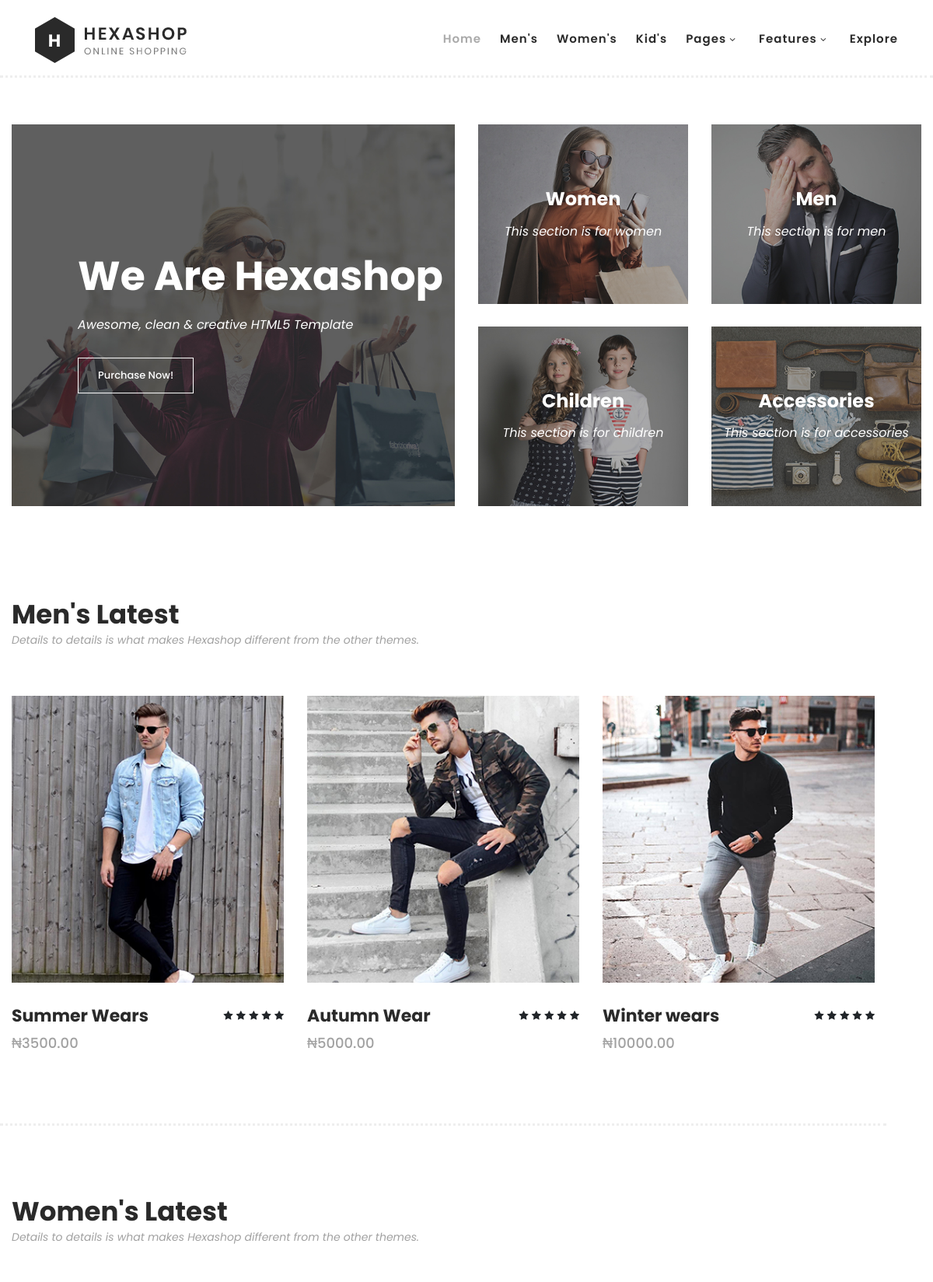
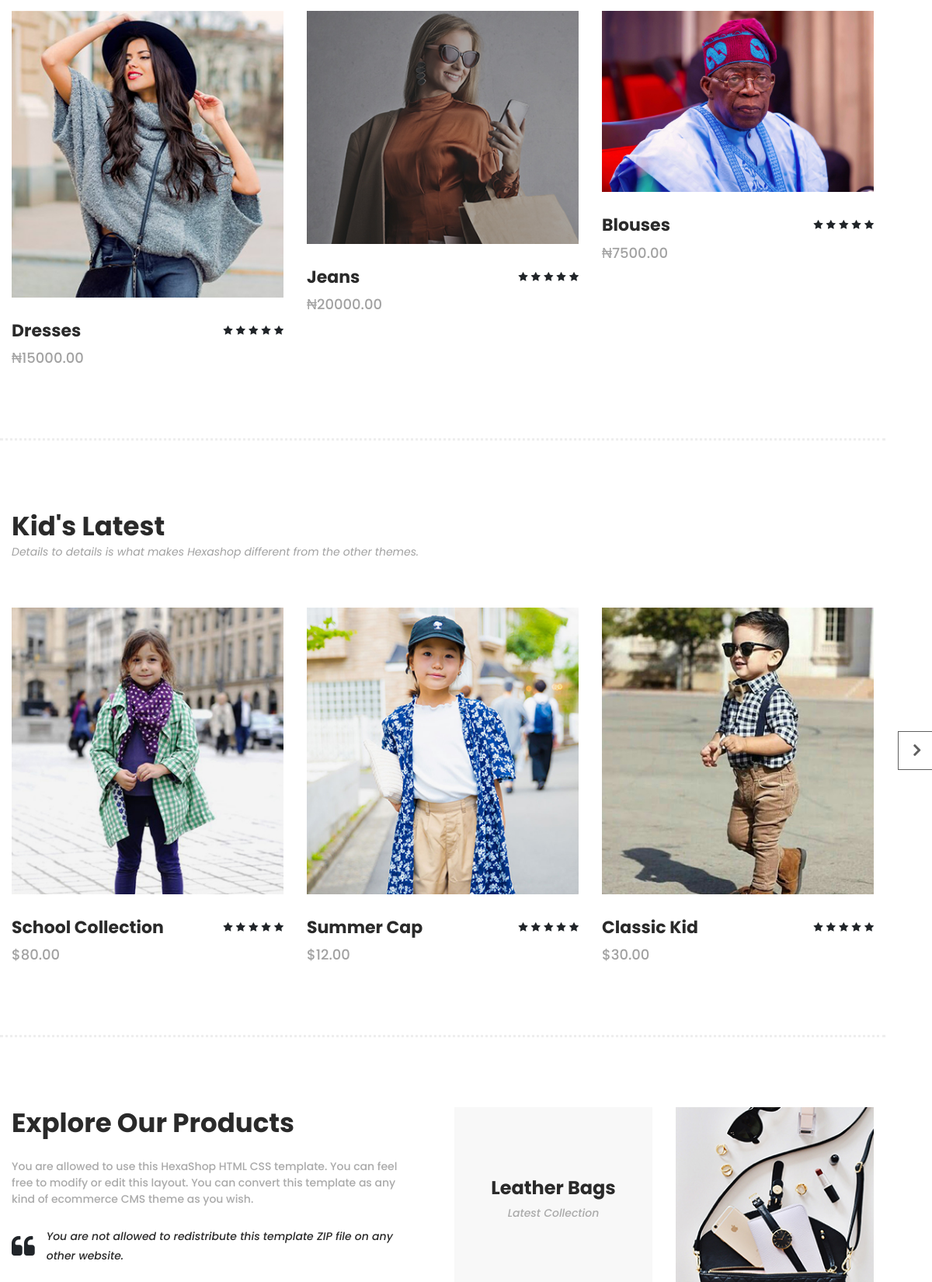
The page / (upper part) on the database its author committed (2 pictures, top to bottom).
### Store/models.py (models this page shows, shortened)
class Category(models.Model):
    name = models.CharField(max_length = 200)
    description = models.TextField()
    image = models.ImageField(upload_to='category_images')
    class Meta:
        verbose_name_plural = 'Categories'

class Product(models.Model):
    name = models.CharField(max_length=100)
    price = models.DecimalField(max_digits=10, decimal_places=2)
    image = models.ImageField(upload_to='product_image')
    description = models.TextField(blank = True, null= True)
    category = models.ForeignKey(Category, on_delete=models.CASCADE)
    rating = models.IntegerField()
    class Meta:
        verbose_name_plural = 'Product'

### Store/views.py (the view)
# urls.py: path('', homepage, name="home"),
def homepage(request):
    all_categories = Category.objects.all()
    male_products = Product.objects.filter(category = 2)
    female_products = Product.objects.filter(category = 1)
    context = {'all_categories': all_categories,
               'male_products': male_products, 'female_products': female_products}
    return render(request, 'Store/index.html', context)

### Store/templates/Store/index.html (shortened to what this page needs)
{% load static %}
<!DOCTYPE html>
<html lang="en">
  <head>
    <link rel="stylesheet" type="text/css" href="{% static 'store/assets/css/bootstrap.min.css' %}">
    <link rel="stylesheet" type="text/css" href="{% static 'store/assets/css/font-awesome.css' %}">
    <link rel="stylesheet" href="{% static 'store/assets/css/templatemo-hexashop.css' %}">
    <link rel="stylesheet" href="{% static 'store/assets/css/owl-carousel.css' %}">
    <link rel="stylesheet" href="{% static 'store/assets/css/lightbox.css' %}">
    </head>
    <body>
    <header class="header-area header-sticky">
        <div class="container">
            <div class="row">
                <div class="col-12">
                    <nav class="main-nav">
                        <a href="index.html" class="logo">
                            <img src="{% static 'Store/assets/images/logo.png' %}">
                        </a>
                        <ul class="nav">
                            <li class="scroll-to-section"><a href="#top" class="active">Home</a></li>
                            <li class="scroll-to-section"><a href="#men">Men's</a></li>
                            <li class="scroll-to-section"><a href="#women">Women's</a></li>
                            <li class="scroll-to-section"><a href="#kids">Kid's</a></li>
                            <li class="submenu">
                                <a href="javascript:;">Pages</a>
                            </li>
                            <li class="submenu">
                                <a href="javascript:;">Features</a>
                            </li>
                            <li class="scroll-to-section"><a href="#explore">Explore</a></li>
                        </ul>
                    </nav>
                </div>
            </div>
        </div>
    </header>
    <div class="main-banner" id="top">
        <div class="container-fluid">
            <div class="row">
                <div class="col-lg-6">
                    <div class="left-content">
                        <div class="thumb">
                            <div class="inner-content">
                                <h4>We Are Hexashop</h4>
                                <span>Awesome, clean &amp; creative HTML5 Template</span>
                                <div class="main-border-button">
                                    <a href="#">Purchase Now!</a>
                                </div>
                            </div>
                            <img src="{% static 'Store/assets/images/left-banner-image.jpg' %}" alt="">
                        </div>
                    </div>
                </div>
                <div class="col-lg-6">
                    <div class="right-content">
                        <div class="row">
                            {% for category in all_categories %}
                            <div class="col-lg-6">
                                <div class="right-first-image">
                                    <div class="thumb">
                                        <div class="inner-content">
                                            <h4>{{ category.name}}</h4>
                                            <span>{{category.description}}</span>
                                        </div>
                                        <img src="{{ category.image.url }}">
                                    </div>
                                </div>
                                </div>
                                {% endfor %}
                                </div>
                                </div>
    </div>
    <section class="section" id="men">
        <div class="container">
            <div class="row">
                <div class="col-lg-6">
                    <div class="section-heading">
                        <h2>Men's Latest</h2>
                        <span>Details to details is what makes Hexashop different from the other themes.</span>
                    </div>
                </div>
            </div>
        </div>
        <div class="container">
            <div class="row">
                <div class="col-lg-12">
                    <div class="men-item-carousel">
                        <div class="owl-men-item owl-carousel">
                            {% for product in male_products %}
                            <div class="item">
                                <div class="thumb">
                                    <img src="{{ product.image.url }}" alt="">
                                </div>
                                <div class="down-content">
                                    <h4>{{product.name}}</h4>
                                    <span>₦{{product.price}}</span>
                                    <ul class="stars">
                                        <li><i class="fa fa-star"></i></li>
                                        <li><i class="fa fa-star"></i></li>
                                        <li><i class="fa fa-star"></i></li>
                                        <li><i class="fa fa-star"></i></li>
                                        <li><i class="fa fa-star"></i></li>
                                    </ul>
                                </div>
                            </div>
                            {% endfor %}
                        </div>
                    </div>
                </div>
            </div>
        </div>
    </section>
    <section class="section" id="women">
        <div class="container">
            <div class="row">
                <div class="col-lg-6">
                    <div class="section-heading">
                        <h2>Women's Latest</h2>
                        <span>Details to details is what makes Hexashop different from the other themes.</span>
                    </div>
                </div>
            </div>
        </div>
        <div class="container">
            <div class="row">
                <div class="col-lg-12">
                    <div class="women-item-carousel">
                        <div class="owl-women-item owl-carousel">
                            {% for product in female_products %}
                            <div class="item">
                                <div class="thumb">
                                    <img src="{{ product.image.url }}" alt="">
                                </div>
                                <div class="down-content">
                                    <h4>{{product.name}}</h4>
                                    <span>₦{{product.price}}</span>
                                    <ul class="stars">
                                        <li><i class="fa fa-star"></i></li>
                                        <li><i class="fa fa-star"></i></li>
                                        <li><i class="fa fa-star"></i></li>
                                        <li><i class="fa fa-star"></i></li>
                                        <li><i class="fa fa-star"></i></li>
                                    </ul>
                                </div>
                            </div>
                            {% endfor %}
                        </div>
                    </div>
                </div>
            </div>
        </div>
    </section>
    <section class="section" id="kids">
        <div class="container">
            <div class="row">
                <div class="col-lg-6">
                    <div class="section-heading">
                        <h2>Kid's Latest</h2>
                        <span>Details to details is what makes Hexashop different from the other themes.</span>
                    </div>
                </div>
            </div>
        </div>
        <div class="container">
            <div class="row">
                <div class="col-lg-12">
                    <div class="kid-item-carousel">
                        <div class="owl-kid-item owl-carousel">
                            <div class="item">
                                <div class="thumb">
                                    <img src="{% static 'Store/assets/images/kid-01.jpg' %}" alt="">
                                </div>
                                <div class="down-content">
                                    <h4>School Collection</h4>
                                    <span>$80.00</span>
                                    <ul class="stars">
                                        <li><i class="fa fa-star"></i></li>
                                        <li><i class="fa fa-star"></i></li>
                                        <li><i class="fa fa-star"></i></li>
                                        <li><i class="fa fa-star"></i></li>
                                        <li><i class="fa fa-star"></i></li>
                                    </ul>
                                </div>
                            </div>
                            <div class="item">
                                <div class="thumb">
                                    <img src="{% static 'Store/assets/images/kid-02.jpg' %}" alt="">
                                </div>
                                <div class="down-content">
                                    <h4>Summer Cap</h4>
                                    <span>$12.00</span>
                                    <ul class="stars">
                                        <li><i class="fa fa-star"></i></li>
                                        <li><i class="fa fa-star"></i></li>
                                        <li><i class="fa fa-star"></i></li>
                                        <li><i class="fa fa-star"></i></li>
                                        <li><i class="fa fa-star"></i></li>
                                    </ul>
                                </div>
                            </div>
                            <div class="item">
                                <div class="thumb">
                                    <img src="{% static 'Store/assets/images/kid-03.jpg' %}" alt="">
                                </div>
                                <div class="down-content">
                                    <h4>Classic Kid</h4>
                                    <span>$30.00</span>
                                    <ul class="stars">
                                        <li><i class="fa fa-star"></i></li>
                                        <li><i class="fa fa-star"></i></li>
                                        <li><i class="fa fa-star"></i></li>
                                        <li><i class="fa fa-star"></i></li>
                                        <li><i class="fa fa-star"></i></li>
                                    </ul>
                                </div>
                            </div>
                        </div>
                    </div>
                </div>
            </div>
        </div>
    </section>
    <section class="section" id="explore">
        <div class="container">
            <div class="row">
                <div class="col-lg-6">
                    <div class="left-content">
                        <h2>Explore Our Products</h2>
                        <span>You are allowed to use this HexaShop HTML CSS template. You can feel free to modify or edit this layout. You can convert this template as any kind of ecommerce CMS theme as you wish.</span>
                        <div class="quote">
                            <i class="fa fa-quote-left"></i><p>You are not allowed to redistribute this template ZIP file on any other website.</p>
                        </div>
                    </div>
                </div>
                <div class="col-lg-6">
                    <div class="right-content">
                        <div class="row">
                            <div class="col-lg-6">
                                <div class="leather">
                                    <h4>Leather Bags</h4>
                                    <span>Latest Collection</span>
                                </div>
                            </div>
                            <div class="col-lg-6">
                                <div class="first-image">
                                    <img src="{% static 'Store/assets/images/explore-image-01.jpg' %}" alt="">
                                </div>
                            </div>
                        </div>
                    </div>
                </div>
            </div>
        </div>
    </section>
  </body>
</html>

### rows shown on the page
Category: name "Women", description "This section is for women", image (picture)
Category: name "Men", description "This section is for men", image (picture)
Category: name "Children", description "This section is for children", image (picture)
Category: name "Accessories", description "This section is for accessories", image (picture)
Product: image (picture), name "Summer Wears", price "3500.00"
Product: image (picture), name "Autumn Wear", price "5000.00"
Product: image (picture), name "Winter wears", price "10000.00"
Product: image (picture), name "Dresses", price "15000.00"
Product: image (picture), name "Jeans", price "20000.00"
Product: image (picture), name "Blouses", price "7500.00"
